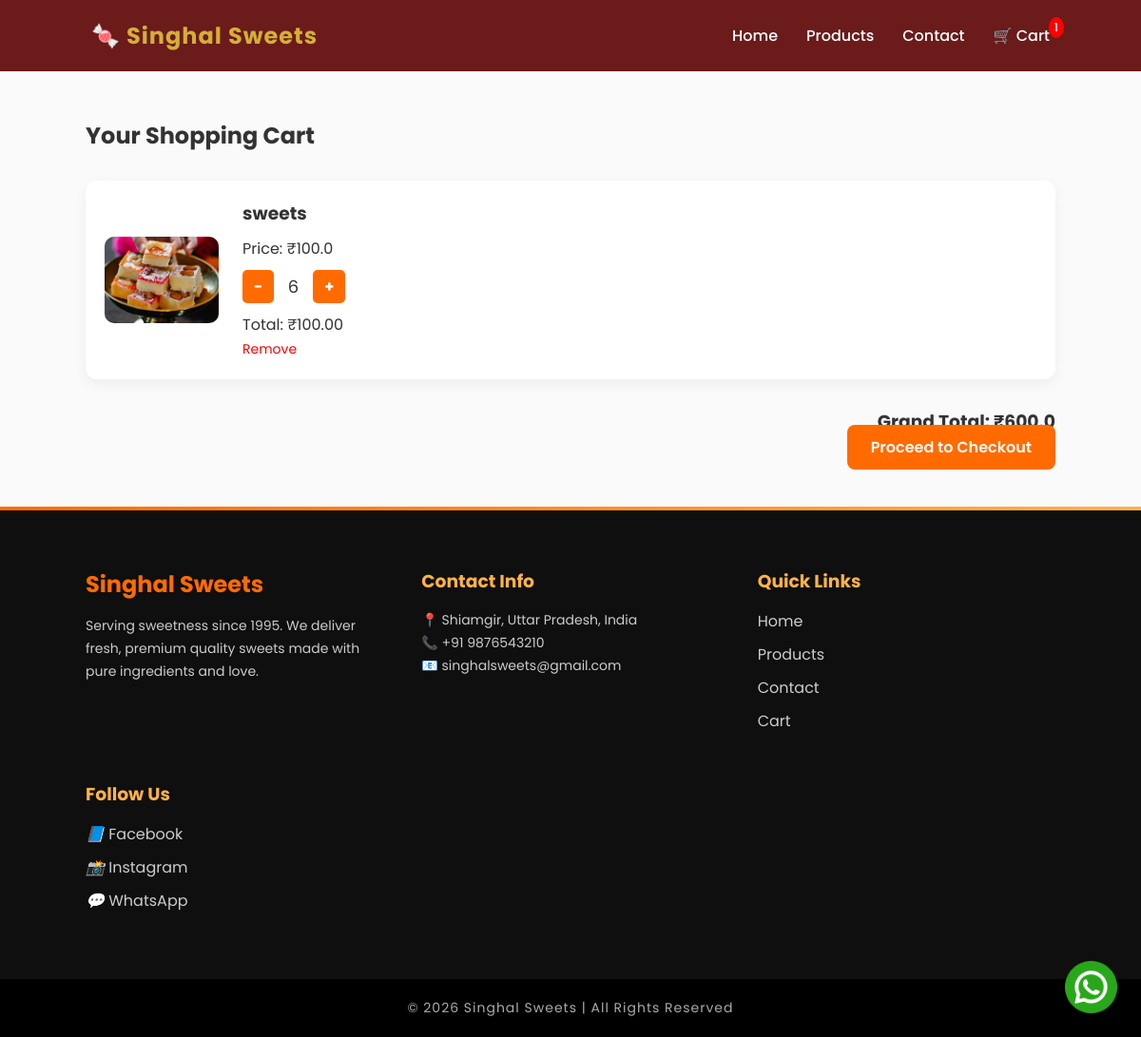
The app's page /cart/ (signed in), older data.
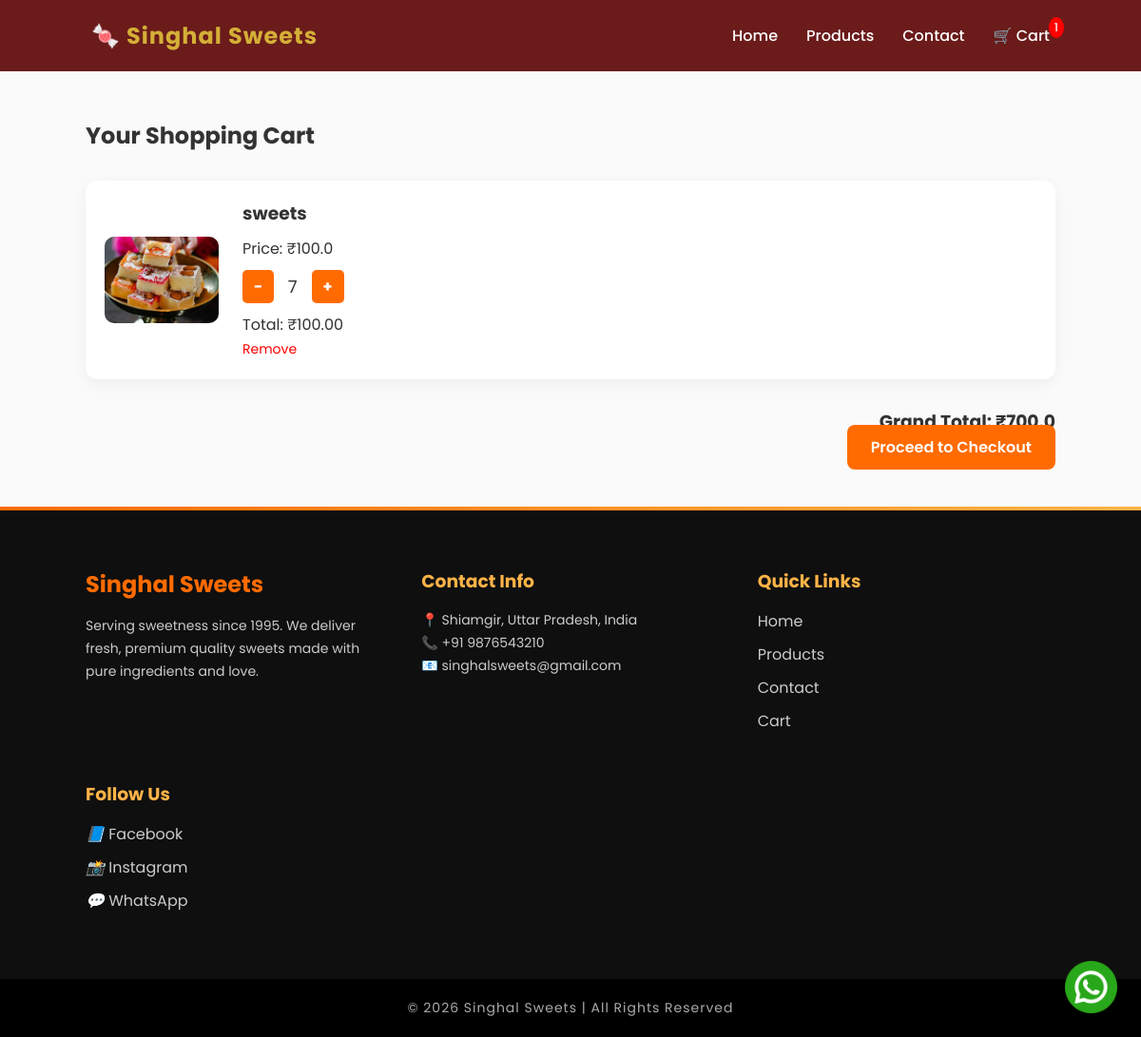
The same page, newer data.
### website/models.py (models this page shows, shortened)
class Cart(models.Model):
    user = models.OneToOneField(User, on_delete=models.CASCADE)

class CartItem(models.Model):
    cart = models.ForeignKey(Cart, on_delete=models.CASCADE)
    product = models.ForeignKey(Product, on_delete=models.CASCADE)
    quantity = models.IntegerField(default=1)

class Product(models.Model):
    name = models.CharField(max_length=200)
    description = models.TextField()
    price = models.FloatField()
    image = models.ImageField(upload_to='products/')

### website/views.py (the view)
# urls.py: path('cart/', views.cart, name="cart"),
@login_required
def cart(request):
    cart, created = Cart.objects.get_or_create(user=request.user)
    items = CartItem.objects.filter(cart=cart)
    total = sum(item.product.price * item.quantity for item in items)
    return render(request, "cart.html", {
        "items": items,
        "total": total
    })

### website/context_processors.py (called while the page is built)
def cart_item_count(request):
    if request.user.is_authenticated:
        cart = Cart.objects.filter(user=request.user).first()
        if cart:
            count = CartItem.objects.filter(cart=cart).count()
            return {'cart_count': count}
    return {'cart_count': 0}

### website/templates/cart.html
{% extends 'base.html' %}
{% block content %}
<div class="cart-page">
    <h2>Your Shopping Cart</h2>
    {% if items %}
        <div class="cart-items">
            {% for item in items %}
            <div class="cart-card">
                <img src="{{ item.product.image.url }}" alt="{{ item.product.name }}">
                <div class="cart-info">
                    <h3>{{ item.product.name }}</h3>
                    <p>Price: ₹{{ item.product.price }}</p>
                    <div class="quantity-box">
                        <a href="{% url 'update_quantity' item.id 'decrease' %}">−</a>
                        <span>{{ item.quantity }}</span>
                        <a href="{% url 'update_quantity' item.id 'increase' %}">+</a>
                    </div>
                    <p class="item-total">
                        Total: ₹{{ item.product.price|floatformat:2|add:"0"|floatformat:2 }}
                    </p>
                    <a href="{% url 'remove_from_cart' item.product.id %}" class="remove-btn">
                        Remove
                    </a>
                </div>
            </div>
            {% endfor %}
        </div>
        <div class="cart-summary">
            <h3>Grand Total: ₹{{ total }}</h3>
            <a href="{% url 'checkout' %}" class="checkout-btn">
                Proceed to Checkout
            </a>
        </div>
    {% else %}
        <p class="empty-cart">Your cart is empty.</p>
    {% endif %}
</div>
{% endblock %}

### website/templates/base.html (shortened to what this page needs)
{% load static %}
<!DOCTYPE html>
<html lang="en">
<head>
    <link rel="stylesheet" href="{% static 'css/style.css' %}">
</head>
<body>
    <nav class="navbar">
        <div class="logo">🍬 Singhal Sweets</div>
        <ul class="nav-links" id="navLinks">
            <li><a href="{% url 'home' %}">Home</a></li>
            <li><a href="{% url 'products' %}">Products</a></li>
            <li><a href="{% url 'contact' %}">Contact</a></li>
            <li>
                <a href="{% url 'cart' %}" class="cart-link">
                    🛒 Cart
                    <span class="cart-badge">
                        {{ request.user.cart.cartitem_set.count|default:0 }}
                    </span>
                </a>
            </li>
        </ul>
    </nav>
    {% block content %}{% endblock %}
    <footer class="premium-footer">
        <div class="footer-top-line"></div>
        <div class="footer-content">
            <div class="footer-section brand">
                <h2>Singhal Sweets</h2>
                <p>
                    Serving sweetness since 1995.
                    We deliver fresh, premium quality sweets made with pure ingredients and love.
                </p>
            </div>
            <div class="footer-section">
                <h3>Contact Info</h3>
                <p>📍 Shiamgir, Uttar Pradesh, India</p>
                <p>📞 +91 9876543210</p>
                <p>📧 singhalsweets@gmail.com</p>
            </div>
            <div class="footer-section">
                <h3>Quick Links</h3>
                <ul>
                    <li><a href="/">Home</a></li>
                    <li><a href="/products/">Products</a></li>
                    <li><a href="/contact/">Contact</a></li>
                    <li><a href="/cart/">Cart</a></li>
                </ul>
            </div>
            <div class="footer-section">
                <h3>Follow Us</h3>
                <div class="social-icons">
                    <a href="#"><i>📘</i> Facebook</a>
                    <a href="#"><i>📸</i> Instagram</a>
                    <a href="#"><i>💬</i> WhatsApp</a>
                </div>
            </div>
        </div>
        <div class="footer-bottom">
            <p>© 2026 Singhal Sweets | All Rights Reserved</p>
        </div>
    </footer>
    <a href="https://wa.me/919876543210" class="whatsapp-float" target="_blank">
        <img src="{% static 'images/whatsapp.png' %}" alt="WhatsApp">
    </a>
</body>
</html>

### website/static/css/style.css (style rules this page uses)
:root { --maroon: #6a1b1a; --gold: #d4af37; --cream: #fff8e7; --dark: #2b0f0f; }
body { margin: 0; font-family: 'Poppins', sans-serif; background-color: var(--cream); color: #333; }
* { margin: 0; padding: 0; box-sizing: border-box; }
body { font-family: 'Poppins', sans-serif; background: #fafafa; }
.navbar { position: sticky; top: 0; background: #6a1b1a; padding: 20px 8%; display: flex; justify-content: space-between; align-items: center; transition: all 0.4s ease; z-index: 1000; }
.logo { font-weight: 700; font-size: 24px; color: #d4af37; letter-spacing: 1px; }
.nav-links { list-style: none; display: flex; gap: 30px; }
.nav-links li a { text-decoration: none; color: #fff; font-weight: 500; position: relative; transition: 0.3s ease; }
.nav-links li a::after { content: ""; position: absolute; width: 0%; height: 2px; background: #d4af37; left: 0; bottom: -5px; transition: 0.3s; }
.cart-link { position: relative; }
.cart-badge { position: absolute; top: -8px; right: -15px; background: red; color: white; font-size: 12px; padding: 2px 6px; border-radius: 50%; }
.premium-footer { background: #0f0f0f; color: #fff; margin-top: 0; font-family: 'Poppins', sans-serif; }
.footer-top-line { height: 4px; background: linear-gradient(90deg, #ff6b00, #ffb347); }
.footer-content { width: 85%; margin: auto; padding: 60px 0; display: grid; grid-template-columns: repeat(auto-fit, minmax(230px, 1fr)); gap: 40px; }
.footer-section h2 { color: #ff6b00; margin-bottom: 15px; }
.footer-section h3 { margin-bottom: 15px; color: #ffb347; }
.footer-section p { font-size: 14px; line-height: 1.7; color: #ccc; }
.footer-section ul { list-style: none; padding: 0; }
.footer-section ul li { margin-bottom: 10px; }
.footer-section ul li a { text-decoration: none; color: #ccc; transition: 0.3s ease; }
.social-icons a { display: block; text-decoration: none; color: #ccc; margin-bottom: 10px; transition: 0.3s ease; }
.footer-bottom { background: #000; text-align: center; padding: 20px; font-size: 14px; color: #aaa; letter-spacing: 1px; }
.cart-page { width: 85%; margin: 50px auto; }
.cart-page h2 { margin-bottom: 30px; }
.cart-card { display: flex; align-items: center; background: #fff; padding: 20px; border-radius: 12px; margin-bottom: 20px; box-shadow: 0 5px 15px rgba(0,0,0,0.05); }
.cart-card img { width: 120px; border-radius: 10px; margin-right: 25px; }
.cart-info h3 { margin-bottom: 10px; }
.quantity-box { display: flex; align-items: center; margin: 10px 0; }
.quantity-box a { background: #ff6b00; color: #fff; padding: 5px 12px; text-decoration: none; border-radius: 5px; font-weight: bold; }
.quantity-box span { margin: 0 15px; font-size: 18px; }
.remove-btn { color: red; text-decoration: none; font-size: 14px; }
.cart-summary { text-align: right; margin-top: 30px; }
.checkout-btn { background: #ff6b00; color: white; padding: 12px 25px; border-radius: 8px; text-decoration: none; font-weight: 600; }
html { scroll-behavior: smooth; }
.whatsapp-float { position: fixed; bottom: 25px; right: 25px; z-index: 9999; padding: 0; margin: 0; background: none; box-shadow: none; }
.whatsapp-float img { width: 55px; height: 55px; display: block; background: transparent; border-radius: 0; box-shadow: none; }

Row changes from the older to the newer data that the page shows:
changed CartItem "sweets": quantity "6" → "7"
Text that changed along with them:
{{ total }}: "600.0" → "700.0"
